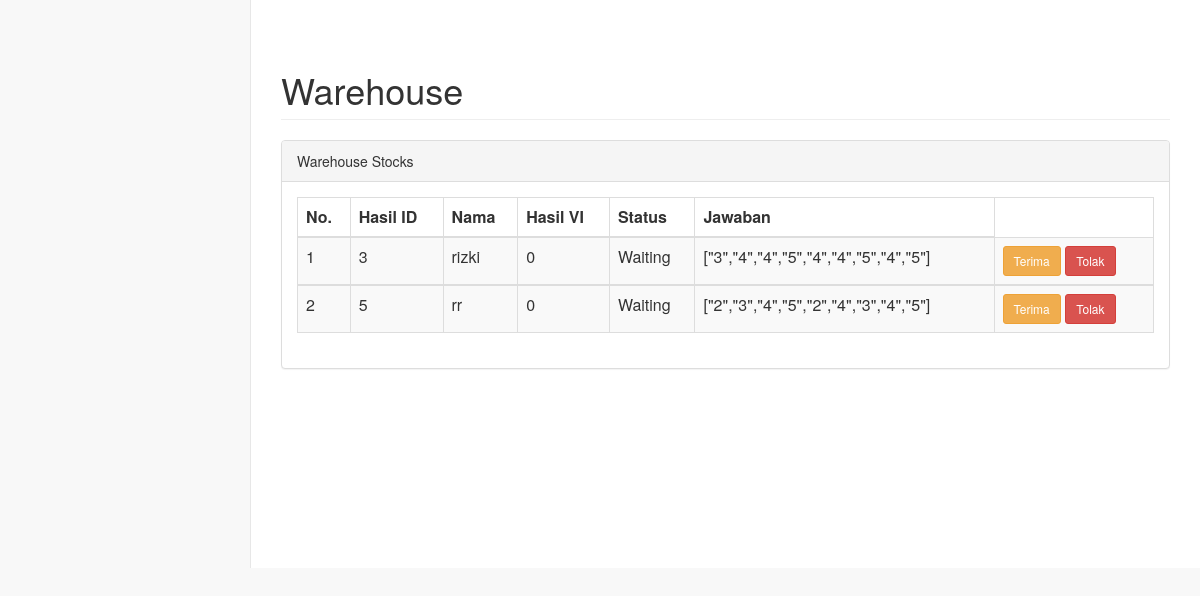
Page /table.php on the committed database.
### tables this page shows
CREATE TABLE `hasil` (
  `hasil_id` int(8) NOT NULL,
  `user_id` int(8) NOT NULL,
  `hasil` varchar(10) NOT NULL DEFAULT 'Waiting',
  `Vi` float NOT NULL,
  `array_jawaban` longtext NOT NULL CHECK (json_valid(`array_jawaban`))
);

CREATE TABLE `user` (
  `user_id` int(8) NOT NULL,
  `email` varchar(40) NOT NULL,
  `password` varchar(40) NOT NULL,
  `nama` varchar(40) NOT NULL,
  `tanggal_lahir` varchar(15) NOT NULL,
  `no_telp` varchar(13) NOT NULL,
  `alamat` text NOT NULL,
  `NIK` int(20) NOT NULL,
  `credential` int(11) NOT NULL DEFAULT 0
);

### table.php (the view, shortened to what this page needs)
<html>
<head>
    <link href="css/bootstrap.min.css" rel="stylesheet" />
    <link href="css/startmin.css" rel="stylesheet" />
    <link href="css/font-awesome.min.css" rel="stylesheet" type="text/css" />
</head>
<body>
    <div id="page-wrapper">
        <div class="container-fluid">
            <div class="row">
                <div class="col-lg-12">
                    <h1 class="page-header">Warehouse</h1>
                </div>
            </div>
            <div class="row">
                <div class="col-lg-12">
                    <div class="panel panel-default">
                        <div class="panel-heading">Warehouse Stocks</div>
                        <div class="panel-body">
                            <table class="table table-striped table-bordered">
                                <thead>
                                    <tr>
                                        <th>No.</th>
                                        <th>Hasil ID</th>
                                        <th>Nama</th>
                                        <th>Hasil VI</th>
                                        <th>Status</th>
                                        <th>Jawaban</th>
                                    </tr>
                                </thead>
                                <tbody>
                                    <?php
                                    include 'koneksi.php';
                                    $no = 1;
                                    $data = mysqli_query($conn, "select * from hasil
                                    LEFT JOIN user ON hasil.user_id=user.user_id");
                                    while ($d = mysqli_fetch_array($data)) {
                                    ?>
                                        <tr>
                                            <td><?php echo $no++; ?></td>
                                            <td><?php echo $d['hasil_id']; ?></td>
                                            <td><?php echo $d['nama']; ?></td>
                                            <td><?php echo $d['Vi']; ?></td>
                                            <td><?php echo $d['hasil']; ?></td>
                                            <td><?php echo $d['array_jawaban']; ?></td>
                                            <td>
                                                <button type="button" class="btn btn-warning btn-sm" onclick="">Terima</button>
                                                <button type="button" class="btn btn-danger btn-sm" onclick="">Tolak</button>
                                            </td>
                                        </tr>
                                </tbody>
                            <?php
                                    }
                            ?>
                            </table>
                        </div>
                    </div>
                </div>
            </div>
        </div>
    </div>
</body>
</html>

### css/startmin.css (style rules this page uses)
body { background-color: #f8f8f8; }
#page-wrapper { padding-top: 30px; min-height: 568px; background-color: #fff; }
@media (min-width:768px) { #page-wrapper { position: inherit; margin-left: 250px; padding: 30px 15px 0 15px; border-left: 1px solid #e7e7e7; } }

### rows in the picture
hasil: hasil_id "3", user.nama "rizki", Vi "0", hasil "Waiting", array_jawaban "[\"3\",\"4\",\"4\",\"5\",\"4\",\"4\",\"5\",\"4\",\"5\"]"
hasil: hasil_id "5", user.nama "rr", Vi "0", hasil "Waiting", array_jawaban "[\"2\",\"3\",\"4\",\"5\",\"2\",\"4\",\"3\",\"4\",\"5\"]"
